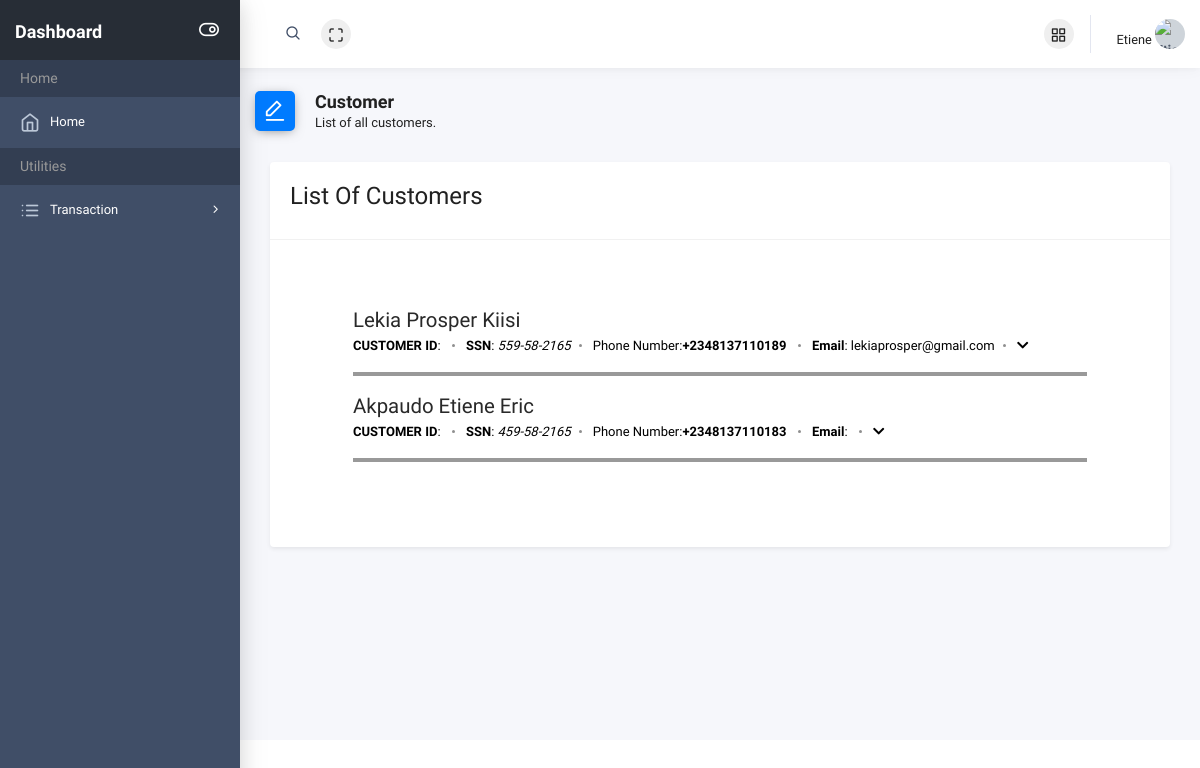
Screenshot of /2/customers (signed in) with the database file from the repository.
### bank/models.py (models this page shows, shortened)
class Customer(models.Model):
    user = models.OneToOneField(User, on_delete=models.CASCADE)
    middle_name = models.CharField(max_length=255, null=True, blank=True)
    DOB = models.DateField(null=True, blank=True)
    SSN = USSocialSecurityNumberField(max_length=9)
    mobile_number = PhoneNumberField()
    home_address = models.CharField(max_length=255, null=True, blank=True)
    created_on = models.DateTimeField(auto_now_add=True)
    image = CloudinaryField('image')
    class Meta:
        ordering = ['created_on']
    def account_name(self):
        return f'{self.user.first_name} {self.middle_name} {self.user.last_name}'
    def get_absolute_url(self):
        return reverse('bank:customer-update', kwargs={'pk': self.pk})
    account_name.short_description = 'Customer'

### bank/views.py (the view)
class CustomerListView(generic.ListView):
    model = Customer
    context_object_name = 'customers_list'
    template_name = 'dashboard/author/customer_list.html'
    paginate_by = 10
    def get_context_data(self, **kwargs):
        context = super(CustomerListView, self).get_context_data(**kwargs)
        return context

### bank/templates/dashboard/author/customer_list.html (shortened to what this page needs)
<!doctype html>
{% extends 'dashboard/dashboard_base.html' %}
{% load static %}
{% load cloudinary %}
{% block stylesheets %}
     {{ block.super }}
        <link href="{% static 'dashboard/author/css/dashboard-article.css' %}" rel="stylesheet" />
{% endblock stylesheets %}
{% block content %}
      <div class="page-header">
        <div class="row align-items-end">
            <div class="col-lg-8">
                <div class="page-header-title">
                    <i class="ik ik-edit-1 bg-primary"></i>
                    <div class="d-inline">
                        <h5>Customer</h5>
                        <span>List of all customers.</span>
                    </div>
                </div>
            </div>
        </div>
    </div>
        <div class="container mb-3">
            <div class="row">
                <div class="col-md-12">
                        <div class="card shadow-sm">
                            <div class="card-header">
                                <h4 class="title">List Of Customers</h4>
                            </div>
                          <div class="card-body">
                            <div class="content">
                             <section class="blog-list px-3 py-5 p-md-5">
                             {% if customers_list %}
                                    <div class="container">
                                   {% for customer in customers_list  %}
                                        <div class="item mb-5">
                                            <div class="media">
                                                <div class="media-body">
                                                    <h3 class="title mb-1"><a href="{{customer.get_absolute_url}}">{{ customer.account_name }}</a></h3>
                                                    <div class="meta mb-1">
                                                        <span class="date"><b>CUSTOMER ID</b>: </span>
                                                        <span class="date"><b>SSN</b>: <i>{{ customer.SSN }}</i></span>
                                                        <span class="date">Phone Number:<b>{{ customer.mobile_number }} </b></span>
                                                        <span class="time"><b>Email</b>: {{ customer.user.email }}</span>
                                                        <span class="time">
                                                        <i class="fas fa-chevron-down" data-toggle="dropdown" aria-haspopup="true" aria-expanded="false">
                                                        </i>
                                                      </span>
                                                    </div>
                                                <hr class="solid">
                                                </div>
                                            </div>
                                        </div>
                                 {% endfor %}
                                    </div>
                             {% else %}
                                       <center><div class="alert alert-info"><b>No Customer</b></div></center>
                             {% endif %}
                                </section>
                            </div>
                          </div>
                        </div>
                </div>
            </div>
        </div>
{% endblock content %}

### bank/templates/dashboard/dashboard_base.html (shortened to what this page needs)
<!doctype html>
{% load static %}
{% load cloudinary %}
<html class="no-js" lang="en">
    <head>
     {% block stylesheets %}
        <link rel="stylesheet" href="{% static 'dashboard/author/plugins/bootstrap/dist/css/bootstrap.min.css' %}">
        <link rel="stylesheet" href="{% static 'dashboard/author/plugins/fontawesome-free/css/all.min.css' %}">
        <link rel="stylesheet" href="{% static 'dashboard/author/plugins/icon-kit/dist/css/iconkit.min.css' %}">
        <link rel="stylesheet" href="{% static 'dashboard/author/plugins/ionicons/dist/css/ionicons.min.css' %}">
        <link rel="stylesheet" href="{% static 'dashboard/author/plugins/perfect-scrollbar/css/perfect-scrollbar.css' %}">
        <link rel="stylesheet"
              href="{% static 'dashboard/author/plugins/tempusdominus-bootstrap-4/build/css/tempusdominus-bootstrap-4.min.css' %}">
        <link rel="stylesheet" href="{% static 'dashboard/author/plugins/c3/c3.min.css' %}">
        <link rel="stylesheet" href="{% static 'dashboard/author/dist/css/theme.min.css' %}">
        <link rel="stylesheet" href="https://cdn.jsdelivr.net/npm/bootstrap-select@1.13.14/dist/css/bootstrap-select.min.css">
        <link href="{% static 'dashboard/author/css/bootstrap-tagsinput.css' %}" rel="stylesheet" />
        <link rel="stylesheet" href="{% static 'dashboard/author/css/prism.css' %}">
        <link rel="stylesheet" href="{% static 'dashboard/author/dist/css/theme.css' %}">
   {% endblock stylesheets %}
    </head>
    <body>
        <div class="wrapper">
          {% block header %}
            <header class="header-top" header-theme="light">
                <div class="container-fluid">
                    <div class="d-flex justify-content-between">
                        <div class="top-menu d-flex align-items-center">
                            <div class="header-search">
                                <div class="input-group">
                                    <input type="text" class="form-control">
                                    <span class="input-group-addon search-btn"><i class="ik ik-search"></i></span>
                                </div>
                            </div>
                            <button type="button" id="navbar-fullscreen" class="nav-link"><i class="ik ik-maximize"></i></button>
                        </div>
                        <div class="top-menu d-flex align-items-center">
                            <button type="button" class="nav-link ml-10" id="apps_modal_btn" data-toggle="modal"
                                    data-target="#appsModal"><i class="ik ik-grid"></i></button>
                          {% if request.user.is_authenticated %}
                            <div class="dropdown">
                                <a class="dropdown-toggle" href="#" id="userDropdown" role="button" data-toggle="dropdown"
                                   aria-haspopup="true" aria-expanded="false">
                                    <span class="d-none d-lg-inline text-gray-700">{{ user.username }}</span>
                                    <img class="avatar" src="{{ user.customer.image.url }}" alt="{{user.username}}">
                                </a>
                            </div>
                         {% endif %}
                        </div>
                    </div>
                </div>
            </header>
         {% endblock header %}
            <div class="page-wrap">
                <div class="app-sidebar colored">
                    <div class="sidebar-header">
                        <a class="header-brand" href="{% url 'bank:dashboard_home' %}">
                            <span class="text" style="color: white; font-size:large;">Dashboard</span>
                        </a>
                        <button type="button" class="nav-toggle">
                            <i data-toggle="expanded" class="ik ik-toggle-right toggle-icon"></i></button>
                    </div>
                {% block sidebar %}
                <div class="sidebar-content" >
                    <div class="nav-container">
                        <nav id="main-menu-navigation" class="navigation-main">
                                <div class="nav-lavel">Home</div>
                                <div class="nav-item">
                                    <a href="{% url 'bank:dashboard_home' %}"><i class="ik ik-home"></i><span>Home</span></a>
                                </div>
                                <div class="nav-lavel">Utilities</div>
                                <div class="nav-item has-sub">
                                    <a href="javascript:void(0)"><i class="ik ik-list"></i><span>Transaction</span></a>
                                </div>
                            </nav>
                        </div>
                    </div>
                  </div>
                {% endblock sidebar %}
                <div class="main-content">
                  {% block messages %}
                           <div class="row">
                            <div class="col-md-12">
                            </div>
                          </div>
                  {% endblock messages %}
                {% block content %}
                {% endblock content %}
                </div>
</body>
</html>

### bank/static/dashboard/author/css/dashboard-article.css (style rules this page uses)
.blog-list .item .title { font-size: 1.275rem; }
.blog-list .item .title a { color: #292929; }
.meta { color: #8f8f8f; font-size: 0.8125rem; }
.meta span { display: inline-block; }
.meta span:after { content: ""; display: inline-block; width: 3px; height: 3px; border-radius: 50%; background: #8f8f8f; margin-left: 0.5rem; margin-right: 0.5rem; position: relative; top: -3px; }
.meta span:last-child:after { display: none; }
hr.solid { border-top: 4px solid #999; }
.card-body { margin-top: 0; }
.card-header { margin-bottom:0; }
.time { color: #000; }
.date { color: #000; }

### rows the page displays
Customer: account_name "Lekia Prosper Kiisi", SSN "559-58-2165", mobile_number "+2348137110189", user.email "lekiaprosper@gmail.com"
Customer: account_name "Akpaudo Etiene Eric", SSN "459-58-2165", mobile_number "+2348137110183"

### other values shown
{{ user.username }} "Etiene"
